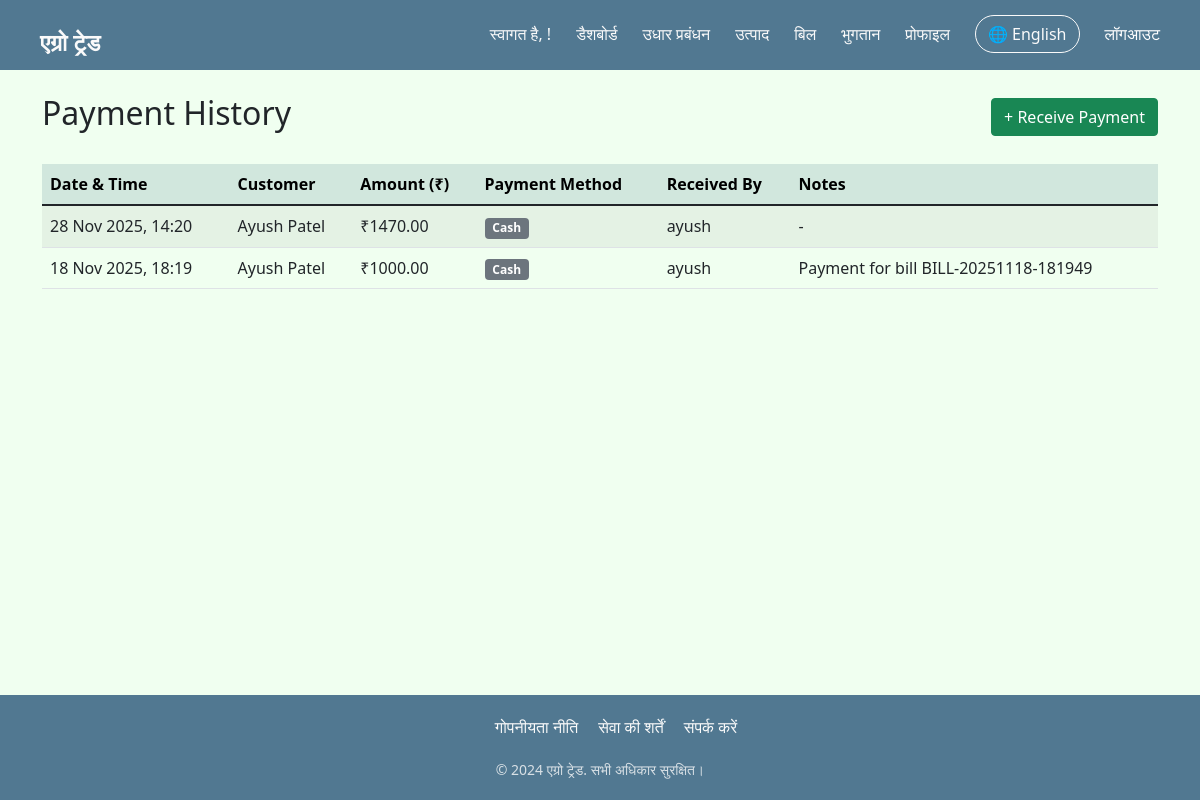
/payments/ (signed in), run on the app's committed database.
### myApp/models.py (models this page shows, shortened)
class Payment(models.Model):
    customer = models.ForeignKey(Customer, on_delete=models.CASCADE)
    bill = models.ForeignKey(Bill, on_delete=models.SET_NULL, null=True, blank=True)
    amount = models.DecimalField(max_digits=12, decimal_places=2)
    date = models.DateTimeField(default=timezone.now)
    payment_method = models.CharField(max_length=50, choices=[
        ('cash', 'Cash'),
        ('upi', 'UPI'),
        ('bank', 'Bank Transfer')
    ])
    received_by = models.ForeignKey(User, on_delete=models.SET_NULL, null=True)
    notes = models.TextField(blank=True)

class Customer(models.Model):
    name = models.CharField(max_length=100)
    phone = models.CharField(max_length=15, unique=True)
    address = models.TextField()
    outstanding_balance = models.DecimalField(max_digits=12, decimal_places=2, default=0)
    created_at = models.DateTimeField(auto_now_add=True)
    created_by = models.ForeignKey(User, on_delete=models.SET_NULL, null=True)

### myApp/views.py (the view)
# urls.py: path('payments/', views.payment_list, name='payment_list'),
@login_required
def payment_list(request):
    payments = Payment.objects.all().order_by('-date')
    return render(request, 'payments.html', {'payments': payments})

### templates/payments.html (shortened to what this page needs)
{% extends "base.html" %}
{% block content %}
<div class="d-flex justify-content-between align-items-center mb-4">
    <h2>Payment History</h2>
    <a href="{% url 'receive_payment' %}" class="btn btn-success">+ Receive Payment</a>
</div>
<div class="table-responsive">
    <table class="table table-striped">
        <thead class="table-success">
            <tr>
                <th>Date & Time</th>
                <th>Customer</th>
                <th>Amount (₹)</th>
                <th>Payment Method</th>
                <th>Received By</th>
                <th>Notes</th>
            </tr>
        </thead>
        <tbody>
            {% for payment in payments %}
            <tr>
                <td>{{ payment.date|date:"d M Y, H:i" }}</td>
                <td>{{ payment.customer.name }}</td>
                <td>₹{{ payment.amount }}</td>
                <td>
                    <span class="badge bg-secondary">{{ payment.get_payment_method_display }}</span>
                </td>
                <td>{{ payment.received_by.get_full_name|default:payment.received_by.username }}</td>
                <td>{{ payment.notes|default:"-" }}</td>
            </tr>
            {% endfor %}
        </tbody>
    </table>
</div>
{% endblock %}

### templates/base.html (style rules this page uses)
:root { --primary: #517891; --primary-light: #77B1D4; --dark: #90D5FF; --white: #FAFAFA; --underline: #90DFFF; }
* { margin: 0; padding: 0; box-sizing: border-box; }
body { background-color: honeydew; min-height: 100vh; display: flex; flex-direction: column; }

### data on the page
Payment: date "28 Nov 2025, 14:20", customer.name "Ayush Patel", amount "1470.00", payment_method "Cash", received_by.get_full_name "ayush", notes "-"
Payment: date "18 Nov 2025, 18:19", customer.name "Ayush Patel", amount "1000.00", payment_method "Cash", received_by.get_full_name "ayush", notes "Payment for bill BILL-20251118-181949"
